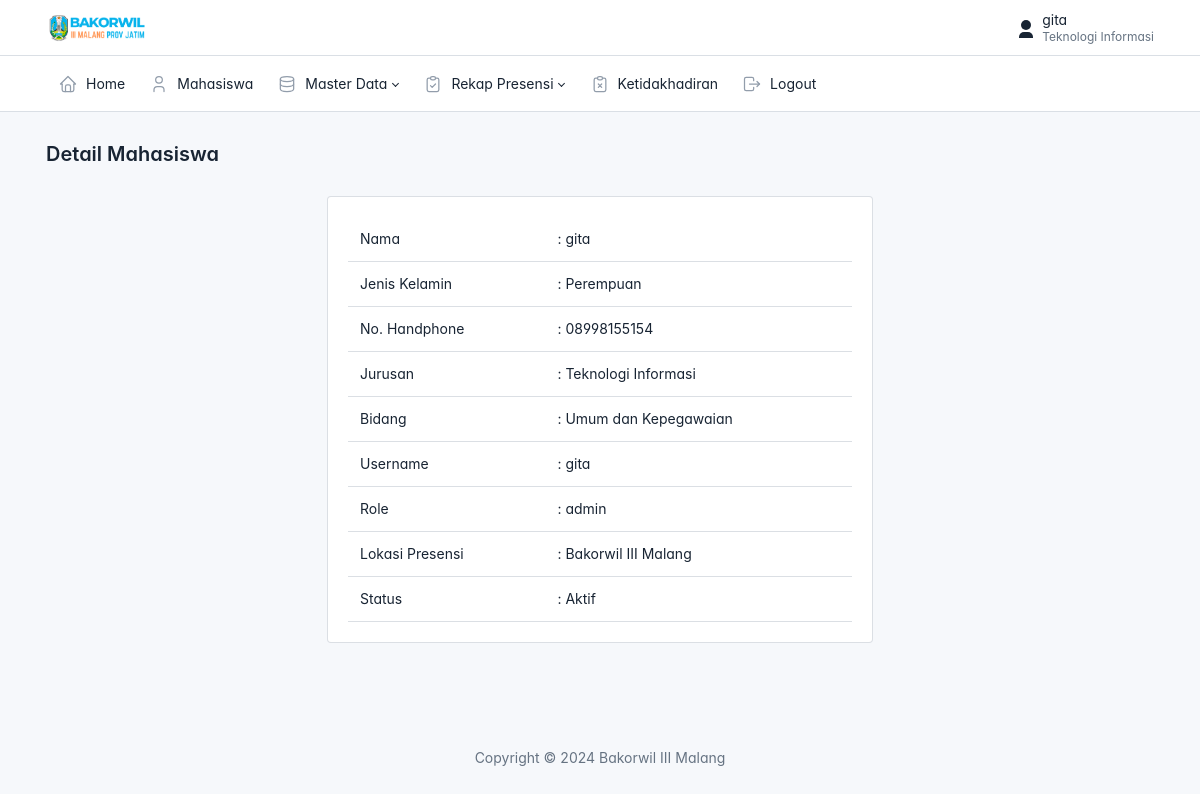
Page /admin/data_mahasiswa/detail.php?id=1 (signed in) on the committed database.
### tables this page shows
CREATE TABLE `users` (
  `id` int(11) NOT NULL,
  `id_mahasiswa` int(11) NOT NULL,
  `username` varchar(225) NOT NULL,
  `password` varchar(225) NOT NULL,
  `status` varchar(20) NOT NULL,
  `role` varchar(20) NOT NULL
);

CREATE TABLE `mahasiswa` (
  `id` int(11) NOT NULL,
  `kode` varchar(225) NOT NULL,
  `nama` varchar(225) NOT NULL,
  `jenis_kelamin` varchar(50) NOT NULL,
  `no_handphone` varchar(20) NOT NULL,
  `jurusan` varchar(225) NOT NULL,
  `bidang` varchar(225) NOT NULL,
  `lokasi_presensi` varchar(225) NOT NULL
);

### admin/data_mahasiswa/detail.php (the view, shortened to what this page needs)
<?php
include('../layout/header.php');
require_once('../../config.php');
$id = $_GET['id'];
$result = mysqli_query($connection, "SELECT users.id_mahasiswa, users.username, users.password, users.
status, users.role, mahasiswa.* FROM users JOIN mahasiswa ON users.id_mahasiswa = mahasiswa.id WHERE mahasiswa.id=$id");
?>
<?php while($mahasiswa= mysqli_fetch_array($result)) : ?>
<div class="page-body d-flex align-items-center justify-content-center">
  <div class="container-xl">
    <div class="row justify-content-center">
      <div class="col-md-6">
        <div class="card">
          <div class="card-body">
                    <table class="table">
                        <tr>
                            <td>Nama</td>
                            <td>: <?= $mahasiswa['nama'] ?></td>
                        </tr>
                        <tr>
                            <td>Jenis Kelamin</td>
                            <td>: <?= $mahasiswa['jenis_kelamin'] ?></td>
                        </tr>
                        <tr>
                            <td>No. Handphone</td>
                            <td>: <?= $mahasiswa['no_handphone'] ?></td>
                        </tr>
                        <tr>
                            <td>Jurusan</td>
                            <td>: <?= $mahasiswa['jurusan'] ?></td>
                        </tr>
                        <tr>
                            <td>Bidang</td>
                            <td>: <?= $mahasiswa['bidang'] ?></td>
                        </tr>
                        <tr>
                            <td>Username</td>
                            <td>: <?= $mahasiswa['username'] ?></td>
                        </tr>
                        <tr>
                            <td>Role</td>
                            <td>: <?= $mahasiswa['role'] ?></td>
                        </tr>
                        <tr>
                            <td>Lokasi Presensi</td>
                            <td>: <?= $mahasiswa['lokasi_presensi'] ?></td>
                        </tr>
                        <tr>
                            <td>Status</td>
                            <td>: <?= $mahasiswa['status'] ?></td>
                        </tr>
                    </table>
                    </div>
                </div>
            </div>
          </div>
            </div>
        </div>
    <?php endwhile; ?>
    <?php include('../layout/footer.php') ?>

### admin/layout/header.php (style rules this page uses)
:root { --tblr-font-sans-serif: 'Inter Var', -apple-system, BlinkMacSystemFont, San Francisco, Segoe UI, Roboto, Helvetica Neue, sans-serif; }
body { font-feature-settings: "cv03", "cv04", "cv11"; }

### rows in the picture
users: id_mahasiswa.nama "gita", id_mahasiswa.jenis_kelamin "Perempuan", id_mahasiswa.no_handphone "08998155154", id_mahasiswa.jurusan "Teknologi Informasi", id_mahasiswa.bidang "Umum dan Kepegawaian", username "gita", role "admin", id_mahasiswa.lokasi_presensi "Bakorwil III Malang", status "Aktif"

### other values in the picture
$_SESSION['nama'] "gita"
$_SESSION['jurusan'] "Teknologi Informasi"
$judul "Detail Mahasiswa"
